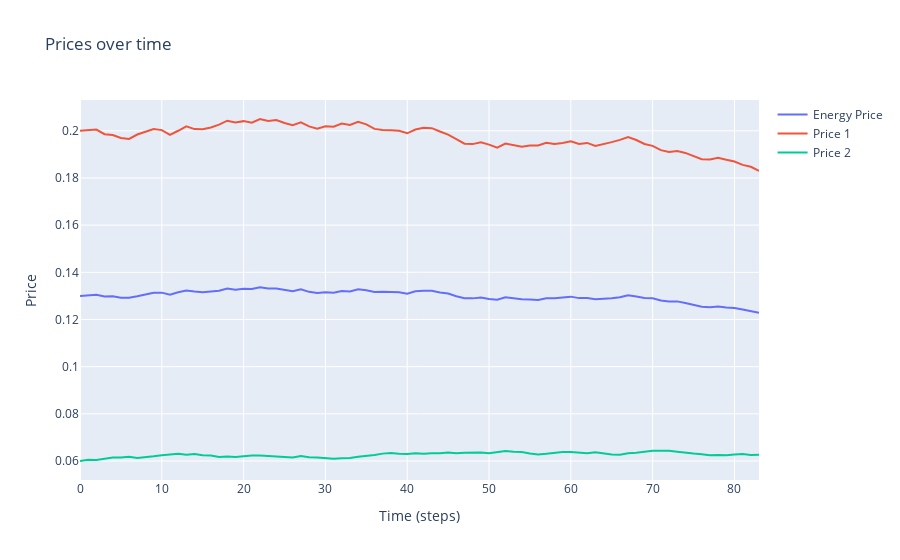

The code cell stored with this chart in its notebook:
### Code cell
import plotly.graph_objects as go

# Assume that `model` is the instance of your model
model_df = model.datacollector.get_model_vars_dataframe()

fig = go.Figure()

# Add scatter plots for each price
for price in ['Energy Price', 'Price 1', 'Price 2']:
    fig.add_trace(go.Scatter(x=model_df.index, y=model_df[price], mode='lines', name=price))

# Set labels and title
fig.update_layout(title='Prices over time', xaxis_title='Time (steps)', yaxis_title='Price')

fig.show()
